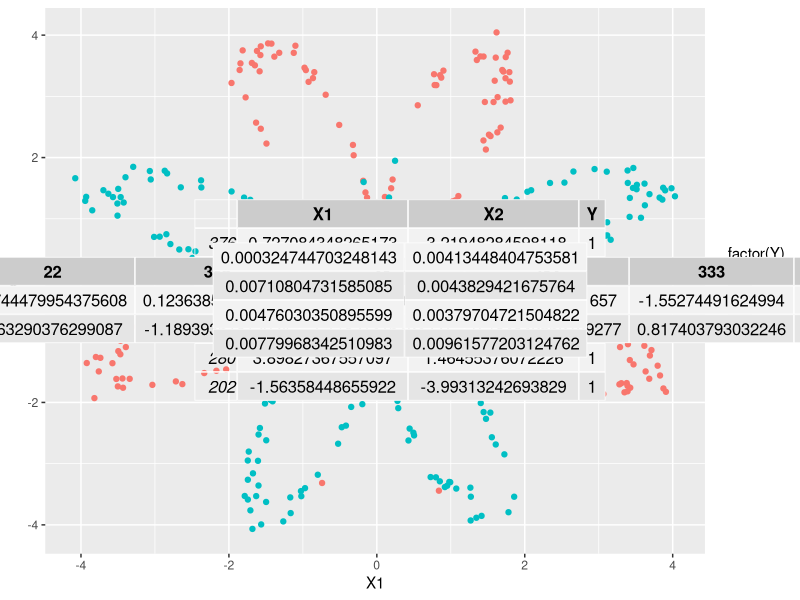

R code for this plot:
## ---- chunk 1
knitr::opts_chunk$set(warning=FALSE, message=FALSE)
knitr::opts_chunk$set(fig.align = "center", fig.height = 8, fig.width = 10)

## ---- chunk 2
# knitr::include_graphics("~/jusmodels/rmarkdowns/composition-of-different-delicious-ingredients.jpg")
## ---- chunk 3
set.seed(777)
library(dplyr)
library(ggplot2)
## ---- chunk 4
planar_dataset <- function(){
  set.seed(1)
  m <- 400
  N <- m/2
  D <- 2
  X <- matrix(0, nrow = m, ncol = D)
  Y <- matrix(0, nrow = m, ncol = 1)
  a <- 4
  
  for(j in 0:1){
    ix <- seq((N*j)+1, N*(j+1))
    t <- seq(j*3.12,(j+1)*3.12,length.out = N) + rnorm(N, sd = 0.2)
    r <- a*sin(4*t) + rnorm(N, sd = 0.2)
    X[ix,1] <- r*sin(t)
    X[ix,2] <- r*cos(t)
    Y[ix,] <- j
  }
  
  d <- as.data.frame(cbind(X, Y))
  names(d) <- c('X1','X2','Y')
  d
}

# try out
df <- planar_dataset()

ggplot(df, aes(x = X1, y = X2, color = factor(Y))) +
  geom_point()
## ---- chunk 5
df <- df[sample(nrow(df)), ]
## ---- chunk 6
train_test_split_index <- 0.8 * nrow(df)
train <- df[1:train_test_split_index,]
test <- df[(train_test_split_index+1): nrow(df),]
train %>% head() %>% 
  gridExtra::grid.table()
## ---- chunk 7
X_train <- scale(train[, c(1:2)])

y_train <- train$Y
dim(y_train) <- c(length(y_train), 1) # add extra dimension to vector

X_test <- scale(test[, c(1:2)])

y_test <- test$Y
dim(y_test) <- c(length(y_test), 1)
## ---- chunk 8
X_train <- as.matrix(X_train, byrow=TRUE)
X_train <- t(X_train)
y_train <- as.matrix(y_train, byrow=TRUE)
y_train <- t(y_train)

X_test <- as.matrix(X_test, byrow=TRUE)
X_test <- t(X_test)
y_test <- as.matrix(y_test, byrow=TRUE)
y_test <- t(y_test)

X_train %>% head() %>% 
  gridExtra::grid.table()
## ---- chunk 9
getLayerSize <- function(X, y, hidden_neurons, train=TRUE) {
  n_x <- dim(X)[1]
  n_h <- hidden_neurons
  n_y <- dim(y)[1]   
  
  size <- list("n_x" = n_x,
               "n_h" = n_h,
               "n_y" = n_y)
  
  return(size)
}
## ---- chunk 10
layer_size <- getLayerSize(X_train, y_train, hidden_neurons = 4)
layer_size
## ---- chunk 11
initializeParameters <- function(X, list_layer_size){

    m <- dim(data.matrix(X))[2]
    
    n_x <- list_layer_size$n_x
    n_h <- list_layer_size$n_h
    n_y <- list_layer_size$n_y
        
    W1 <- matrix(runif(n_h * n_x), nrow = n_h, ncol = n_x, byrow = TRUE) * 0.01
    b1 <- matrix(rep(0, n_h), nrow = n_h)
    W2 <- matrix(runif(n_y * n_h), nrow = n_y, ncol = n_h, byrow = TRUE) * 0.01
    b2 <- matrix(rep(0, n_y), nrow = n_y)
    
    params <- list("W1" = W1,
                   "b1" = b1, 
                   "W2" = W2,
                   "b2" = b2)
    
    return (params)
}
## ---- chunk 12
init_params <- initializeParameters(X_train, layer_size)
lapply(init_params, function(x) dim(x))
## ---- chunk 13
init_params$W1 %>% 
  gridExtra::grid.table()
## ---- chunk 14
sigmoid <- function(x){
    return(1 / (1 + exp(-x)))
}
## ---- chunk 15
forwardPropagation <- function(X, params, list_layer_size){
    
    m <- dim(X)[2]
    n_h <- list_layer_size$n_h
    n_y <- list_layer_size$n_y
    
    W1 <- params$W1
    b1 <- params$b1
    W2 <- params$W2
    b2 <- params$b2
    
    b1_new <- matrix(rep(b1, m), nrow = n_h)
    b2_new <- matrix(rep(b2, m), nrow = n_y)
    
    Z1 <- W1 %*% X + b1_new
    A1 <- sigmoid(Z1)         # Función de Activación: sigmoidea entre 0-1
    Z2 <- W2 %*% A1 + b2_new
    A2 <- sigmoid(Z2)         # Función de Activación
    
    cache <- list("Z1" = Z1,
                  "A1" = A1, 
                  "Z2" = Z2,
                  "A2" = A2)

    return (cache)
}
## ---- chunk 16
fwd_prop <- forwardPropagation(X_train, init_params, layer_size)
lapply(fwd_prop, function(x) dim(x))
## ---- chunk 17
computeCost <- function(X, y, cache) {
    m <- dim(X)[2]
    A2 <- cache$A2
    logprobs <- (log(A2) * y) + (log(1-A2) * (1-y))
    cost <- -sum(logprobs/m)
    return (cost)
}

## ---- chunk 18
cost <- computeCost(X_train, y_train, fwd_prop)
cost
## ---- chunk 19
backwardPropagation <- function(X, y, cache, params, list_layer_size){
    
    m <- dim(X)[2]
    
    n_x <- list_layer_size$n_x
    n_h <- list_layer_size$n_h
    n_y <- list_layer_size$n_y

    A2 <- cache$A2
    A1 <- cache$A1
    W2 <- params$W2

    dZ2 <- A2 - y
    dW2 <- 1/m * (dZ2 %*% t(A1)) 
    db2 <- matrix(1/m * sum(dZ2), nrow = n_y)
    db2_new <- matrix(rep(db2, m), nrow = n_y)
    
    dZ1 <- (t(W2) %*% dZ2) * (1 - A1^2)
    dW1 <- 1/m * (dZ1 %*% t(X))
    db1 <- matrix(1/m * sum(dZ1), nrow = n_h)
    db1_new <- matrix(rep(db1, m), nrow = n_h)
    
    grads <- list("dW1" = dW1, # derivada de W1
                  "db1" = db1,
                  "dW2" = dW2,
                  "db2" = db2)
    
    return(grads)
}

## ---- chunk 20
back_prop <- backwardPropagation(X_train, y_train, fwd_prop, init_params, layer_size)
lapply(back_prop, function(x) dim(x))
## ---- chunk 21
updateParameters <- function(grads, params, learning_rate){

    W1 <- params$W1
    b1 <- params$b1
    W2 <- params$W2
    b2 <- params$b2
    
    dW1 <- grads$dW1
    db1 <- grads$db1
    dW2 <- grads$dW2
    db2 <- grads$db2
    
    
    W1 <- W1 - learning_rate * dW1
    b1 <- b1 - learning_rate * db1
    W2 <- W2 - learning_rate * dW2
    b2 <- b2 - learning_rate * db2
    
    updated_params <- list("W1" = W1,
                           "b1" = b1,
                           "W2" = W2,
                           "b2" = b2)
    
    return (updated_params)
}
## ---- chunk 22
update_params <- updateParameters(back_prop, init_params, learning_rate = 0.01)
lapply(update_params, function(x) dim(x))
## ---- chunk 23
trainModel <- function(X, y, num_iteration, hidden_neurons, lr){
    
    layer_size <- getLayerSize(X, y, hidden_neurons)
    init_params <- initializeParameters(X, layer_size)
    cost_history <- c()
    for (i in 1:num_iteration) {
        fwd_prop <- forwardPropagation(X, init_params, layer_size)
        cost <- computeCost(X, y, fwd_prop)
        back_prop <- backwardPropagation(X, y, fwd_prop, init_params, layer_size)
        update_params <- updateParameters(back_prop, init_params, learning_rate = lr)
        init_params <- update_params
        cost_history <- c(cost_history, cost)
        
        if (i %% 10000 == 0) cat("Iteration", i, " | Cost: ", cost, "\n")
    }
    
    model_out <- list("updated_params" = update_params,
                      "cost_hist" = cost_history)
    return (model_out)
}
## ---- chunk 24
EPOCHS = 60000
HIDDEN_NEURONS = 40
LEARNING_RATE = 0.9
## ---- chunk 25
train_model <- trainModel(X_train, y_train, hidden_neurons = HIDDEN_NEURONS, num_iteration = EPOCHS, lr = LEARNING_RATE)
## ---- chunk 26
makePrediction <- function(X, y, hidden_neurons){
    layer_size <- getLayerSize(X, y, hidden_neurons)
    params <- train_model$updated_params
    fwd_prop <- forwardPropagation(X, params, layer_size)
    pred <- fwd_prop$A2
    
    return (pred)
}
## ---- chunk 27
y_pred <- makePrediction(X_test, y_test, HIDDEN_NEURONS)
y_pred <- round(y_pred)
## ---- chunk 28
lr_model <- glm(Y ~ X1 + X2, data = train)
lr_pred <- round(as.vector(predict(lr_model, test[, 1:2])))
## ---- chunk 29
tb_nn <- table(y_test, y_pred)
tb_lr <- table(y_test, lr_pred)
## ---- chunk 30
calculate_stats <- function(tb, model_name) {
  acc <- (tb[1] + tb[4])/(tb[1] + tb[2] + tb[3] + tb[4])
  recall <- tb[4]/(tb[4] + tb[3])
  precision <- tb[4]/(tb[4] + tb[2])
  f1 <- 2 * ((precision * recall) / (precision + recall))
  
  cat(model_name, ": \n")
  cat("\tAccuracy = ", acc*100, "%.")
  cat("\n\tPrecision = ", precision*100, "%.")
  cat("\n\tRecall = ", recall*100, "%.")
  cat("\n\tF1 Score = ", f1*100, "%.\n\n")
}

## ---- chunk 31
calculate_stats(tb_lr, "RegresionLogística")
## ---- chunk 32
calculate_stats(tb_nn, "RedNeuronal")
